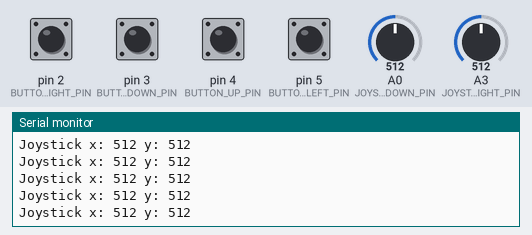
Bench run of a sketch on a simulated Arduino Leonardo, built with avr-gcc and run on an emulated ATmega32U4. On the bench: the last lines printed to the serial monitor. The inputs (shaded band) are chosen by the test bench; at power-on: pin 2 (BUTTON_RIGHT_PIN), pin 3 (BUTTON_DOWN_PIN), pin 4 (BUTTON_UP_PIN), pin 5 (BUTTON_LEFT_PIN) HIGH, A0 (JOYSTICK_UPDOWN_PIN) = 512, A3 (JOYSTICK_LEFTRIGHT_PIN) = 512. USB keyboard and mouse output is not drawn.

Above: at 1.2 s.
1.3 s: pin 2 (BUTTON_RIGHT_PIN) pulled LOW for 0.15 s
At 1.34 s:
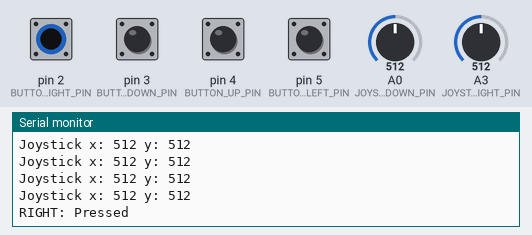
2.9 s: pin 3 (BUTTON_DOWN_PIN) pulled LOW for 0.15 s
At 2.93 s:
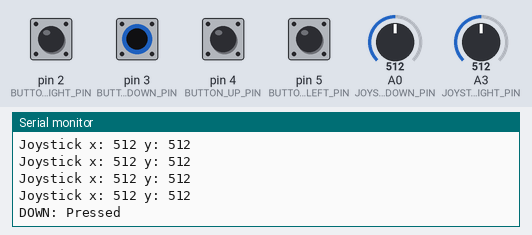
4.5 s: pin 4 (BUTTON_UP_PIN) pulled LOW for 0.15 s
At 4.52 s:
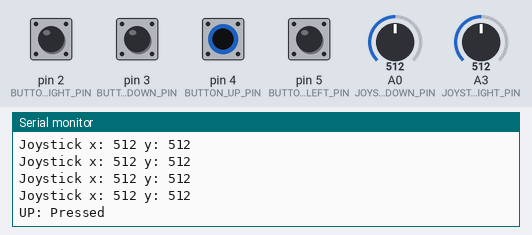
6.1 s: pin 5 (BUTTON_LEFT_PIN) pulled LOW for 0.15 s
At 6.16 s:
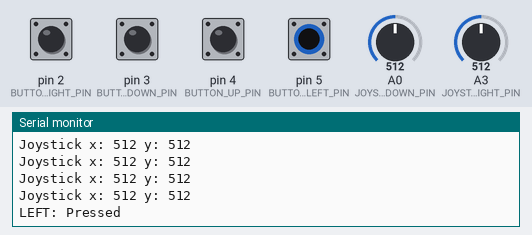
7.7 s: A0 (JOYSTICK_UPDOWN_PIN) set to 716
At 7.74 s:
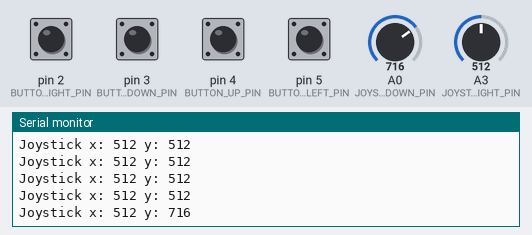
9.2 s: A3 (JOYSTICK_LEFTRIGHT_PIN) set to 716
At 9.23 s:
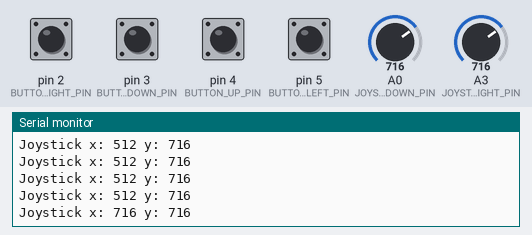

The sketch:

MiniGameController.ino
```cpp
/* Written for the 4-button, 2-axis 3D-printed joystick shown in class
 *
 * Converts analog input on A0 and A3 to control the y and x movements of the mouse
 * Uses digital input on pins 4, 2, 3, 5 for UP_ARROW, RIGHT_ARROW, DOWN_ARROW,
 * LEFT_ARROW respectively on the keyboard.
 *
 * Press both UP and RIGHT arrows simultaneously to toggle mouse control on and off
 * Starts off
 *
 * All digital input is assumed to use the Arduino's internal pull-up resistors
 *
 * This sketch is compatible with any 32u4- or SAMD-based boards like the Arduino
 * Leondardo, Esplora, Zero, Due, which can appear as a native mouse and/or keyboard
 * when connected to the computer via USB.
 *
 * References
 *  - https://www.arduino.cc/en/Reference.MouseKeyboard
 *  - https://www.arduino.cc/reference/en/language/functions/usb/keyboard/keyboardpress/
 *  - https://www.arduino.cc/en/Reference/KeyboardModifiers
 *
 * By Jon Froehlich
 * @jonfroehlich
 * http://makeabilitylab.io
 */
#include <Keyboard.h> // https://www.arduino.cc/reference/en/language/functions/usb/keyboard/
#include <Mouse.h> // https://www.arduino.cc/reference/en/language/functions/usb/mouse/

const int BUTTON_UP_PIN = 4;
const int BUTTON_RIGHT_PIN = 2;
const int BUTTON_DOWN_PIN = 3;
const int BUTTON_LEFT_PIN = 5;

const int JOYSTICK_UPDOWN_PIN = A0;
const int JOYSTICK_LEFTRIGHT_PIN = A3;

// The joysticks orientation with respect to the user
// We need this because sometimes we have to place a joystick
// upside down, etc. in our designs
enum JoystickYDirection {
  UP,
  RIGHT,
  DOWN,
  LEFT
};

enum JoystickYDirection joystickYDir = UP;

const int MAX_ANALOG_VAL = 1023;
const int JOYSTICK_CENTER_VALUE = int(MAX_ANALOG_VAL / 2);

// Sets the overall amount of movement in either X or Y direction
// that will trigger the Arduino board *sending* a Mouse.move()
// command to the computer
const int JOYSTICK_MOVEMENT_THRESHOLD = 12;

// Sets the overall mouse sensitivity based on joystick movement
// a higher value will move the mouse more with joystick movement
const int MAX_MOUSE_MOVE_VAL = 30;

boolean isSpaceBarPressed = false;
boolean isUpKeyPressed = false;
boolean isRightKeyPressed = false;
boolean isDownKeyPressed = false;
boolean isLeftKeyPressed = false;
boolean isMouseActive = true;
int prevButtonMouseToggleVal = HIGH;

void setup() {
  pinMode(BUTTON_UP_PIN, INPUT_PULLUP);
  pinMode(BUTTON_RIGHT_PIN, INPUT_PULLUP);
  pinMode(BUTTON_DOWN_PIN, INPUT_PULLUP);
  pinMode(BUTTON_LEFT_PIN, INPUT_PULLUP);

  // Turn on serial for debugging
  Serial.begin(9600);
  Keyboard.begin();
  activateMouse(false);
}

void activateMouse(boolean turnMouseOn){
  if(turnMouseOn){
    Serial.println("*** Activating mouse! ***");
    Mouse.begin();
  }else{
    Serial.println("*** Deactivating mouse! ***");
    Mouse.end();
  }

  isMouseActive = turnMouseOn;
}

void loop() {
  int buttonUpVal = digitalRead(BUTTON_UP_PIN);
  int buttonRightVal = digitalRead(BUTTON_RIGHT_PIN);
  int buttonDownVal = digitalRead(BUTTON_DOWN_PIN);
  int buttonLeftVal = digitalRead(BUTTON_LEFT_PIN);

  /** HANDLE JOYSTICK INPUT AS MOUSE **/
  int joystickUpDownVal = analogRead(JOYSTICK_UPDOWN_PIN);
  int joystickLeftRightVal = analogRead(JOYSTICK_LEFTRIGHT_PIN);

  // If hooked up on the breadboard, we often have to
  // install the joystick in a different orientation than
  // with the Y up direction facing up. The code below
  // handles the different orientations
  if(joystickYDir == RIGHT){
    int tmpX = joystickLeftRightVal;
    joystickLeftRightVal = joystickUpDownVal;
    joystickUpDownVal = MAX_ANALOG_VAL - tmpX;
  }else if(joystickYDir == DOWN){
    joystickUpDownVal = MAX_ANALOG_VAL - joystickUpDownVal;
    joystickLeftRightVal = MAX_ANALOG_VAL - joystickLeftRightVal;
  }else if(joystickYDir == LEFT){
    int tmpX = joystickLeftRightVal;
    joystickLeftRightVal = MAX_ANALOG_VAL - joystickUpDownVal;
    joystickUpDownVal = tmpX;
  }

  Serial.print("Joystick x: ");
  Serial.print(joystickLeftRightVal);
  Serial.print(" y: ");
  Serial.println(joystickUpDownVal);

  int yDistFromCenter = joystickUpDownVal - JOYSTICK_CENTER_VALUE;
  int xDistFromCenter = joystickLeftRightVal - JOYSTICK_CENTER_VALUE;

//  Serial.print("xDistFromCenter: ");
//  Serial.print(xDistFromCenter);
//  Serial.print(" yDistFromCenter: ");
//  Serial.println(yDistFromCenter);

  int yMouse = 0, xMouse = 0;
  if(abs(yDistFromCenter) > JOYSTICK_MOVEMENT_THRESHOLD){
    yMouse = map(joystickUpDownVal, 0, MAX_ANALOG_VAL, MAX_MOUSE_MOVE_VAL, -MAX_MOUSE_MOVE_VAL);
  }

  if(abs(xDistFromCenter) > JOYSTICK_MOVEMENT_THRESHOLD){
    xMouse = map(joystickLeftRightVal, 0, MAX_ANALOG_VAL, -MAX_MOUSE_MOVE_VAL, MAX_MOUSE_MOVE_VAL);
  }

  if(isMouseActive){
    Mouse.move(xMouse, yMouse, 0);
  }

  /** HANDLE BUTTON INPUT AS KEYBOARD **/
  int numButtonsPressed = 0;

  // List of non-alphanumerica keys:
  //  - https://www.arduino.cc/en/Reference/KeyboardModifiers
  if(buttonUpVal == LOW){
    isUpKeyPressed = true;
    Keyboard.press(KEY_UP_ARROW);
    Serial.print("UP: Pressed\t");
    numButtonsPressed++;
  }else if(isUpKeyPressed == true && buttonUpVal == HIGH){
    Keyboard.release(KEY_UP_ARROW);
    isUpKeyPressed = false;
  }

  if(buttonRightVal == LOW){
    isRightKeyPressed = true;
    Keyboard.press(KEY_RIGHT_ARROW);
    Serial.print("RIGHT: Pressed\t");
    numButtonsPressed++;
  }else if(isRightKeyPressed == true && buttonRightVal == HIGH){
    Keyboard.release(KEY_RIGHT_ARROW);
    isRightKeyPressed = false;
  }

  if(buttonDownVal == LOW){
    isDownKeyPressed = true;
    Keyboard.press(KEY_DOWN_ARROW);
    Serial.print("DOWN: Pressed\t");
    numButtonsPressed++;
  }else if(isDownKeyPressed == true && buttonDownVal == HIGH){
    Keyboard.release(KEY_DOWN_ARROW);
    isDownKeyPressed = false;
  }

  if(buttonLeftVal == LOW){
    isLeftKeyPressed = true;
    Keyboard.press(KEY_LEFT_ARROW);
    Serial.print("LEFT: Pressed");
    numButtonsPressed++;
  }else if(isLeftKeyPressed == true && buttonLeftVal == HIGH){
    Keyboard.release(KEY_LEFT_ARROW);
    isLeftKeyPressed = false;
  }

  /** TOGGLE MOUSE **/
  int buttonMouseToggleVal = buttonUpVal | buttonRightVal;

  if(buttonMouseToggleVal != prevButtonMouseToggleVal){
    if(buttonMouseToggleVal == LOW && isMouseActive == false){
      activateMouse(true);
    }else if(buttonMouseToggleVal == LOW && isMouseActive == true){
      activateMouse(false);
    }
  }

  /** HANDLE SPACE BAR WHICH IS JUST DOWN AND RIGHT BUTTONS SIMULTANEOUSLY **/
  int buttonSpaceBarVal = buttonDownVal | buttonRightVal;
  if(buttonSpaceBarVal == LOW){
    isSpaceBarPressed = true;
    Keyboard.press(' ');
    Serial.print("SPACE BAR: Pressed\t");
    isSpaceBarPressed = true;
  }else if(isSpaceBarPressed == true && buttonSpaceBarVal == HIGH){
    Keyboard.release(' ');
    isSpaceBarPressed = false;
  }

  delay(50);

  if(numButtonsPressed > 0){
    Serial.println();
  }
  prevButtonMouseToggleVal = buttonMouseToggleVal;
}
```

Measured:
- after the input at 1.3 s, the serial monitor: prints a new line at once (image 1)
- after the input at 2.9 s, the serial monitor: prints a new line at once (image 2)
- after the input at 4.5 s, the serial monitor: prints a new line at once (image 3)
- after the input at 6.1 s, the serial monitor: prints a new line at once (image 4)
- after the input at 7.7 s, the serial monitor: prints a new line at once (image 5)
- after the input at 9.2 s, the serial monitor: prints a new line at once (image 6)
